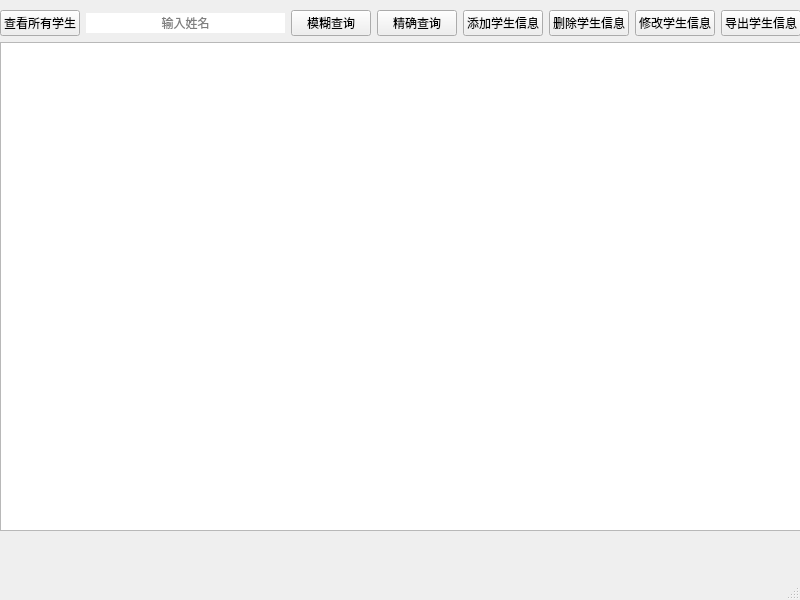
<?xml version="1.0" encoding="UTF-8"?>
<ui version="4.0">
 <class>MainWindow</class>
 <widget class="QMainWindow" name="MainWindow">
  <property name="geometry">
   <rect>
    <x>0</x>
    <y>0</y>
    <width>800</width>
    <height>600</height>
   </rect>
  </property>
  <property name="sizePolicy">
   <sizepolicy hsizetype="Fixed" vsizetype="Fixed">
    <horstretch>0</horstretch>
    <verstretch>0</verstretch>
   </sizepolicy>
  </property>
  <property name="minimumSize">
   <size>
    <width>800</width>
    <height>600</height>
   </size>
  </property>
  <property name="maximumSize">
   <size>
    <width>800</width>
    <height>600</height>
   </size>
  </property>
  <property name="windowTitle">
   <string>MainWindow</string>
  </property>
  <widget class="QWidget" name="centralwidget">
   <widget class="QWidget" name="verticalLayoutWidget">
    <property name="geometry">
     <rect>
      <x>0</x>
      <y>10</y>
      <width>801</width>
      <height>521</height>
     </rect>
    </property>
    <layout class="QVBoxLayout" name="verticalLayout">
     <item>
      <layout class="QHBoxLayout" name="horizontalLayout">
       <item>
        <widget class="QPushButton" name="all_Button">
         <property name="text">
          <string>查看所有学生</string>
         </property>
        </widget>
       </item>
       <item>
        <widget class="QLineEdit" name="name_lineEdit">
         <property name="text">
          <string/>
         </property>
         <property name="frame">
          <bool>false</bool>
         </property>
         <property name="alignment">
          <set>Qt::AlignCenter</set>
         </property>
         <property name="placeholderText">
          <string>输入姓名</string>
         </property>
        </widget>
       </item>
       <item>
        <widget class="QPushButton" name="find1_Button">
         <property name="text">
          <string>模糊查询</string>
         </property>
        </widget>
       </item>
       <item>
        <widget class="QPushButton" name="find2_Button">
         <property name="text">
          <string>精确查询</string>
         </property>
        </widget>
       </item>
       <item>
        <widget class="QPushButton" name="add_Button">
         <property name="text">
          <string>添加学生信息</string>
         </property>
        </widget>
       </item>
       <item>
        <widget class="QPushButton" name="del_Button">
         <property name="text">
          <string>删除学生信息</string>
         </property>
        </widget>
       </item>
       <item>
        <widget class="QPushButton" name="edit_Button">
         <property name="text">
          <string>修改学生信息</string>
         </property>
        </widget>
       </item>
       <item>
        <widget class="QPushButton" name="output_Button">
         <property name="text">
          <string>导出学生信息</string>
         </property>
        </widget>
       </item>
      </layout>
     </item>
     <item>
      <widget class="QTableWidget" name="tableWidget"/>
     </item>
    </layout>
   </widget>
  </widget>
  <widget class="QMenuBar" name="menubar">
   <property name="geometry">
    <rect>
     <x>0</x>
     <y>0</y>
     <width>800</width>
     <height>26</height>
    </rect>
   </property>
  </widget>
  <widget class="QStatusBar" name="statusbar"/>
 </widget>
 <resources/>
 <connections/>
</ui>
